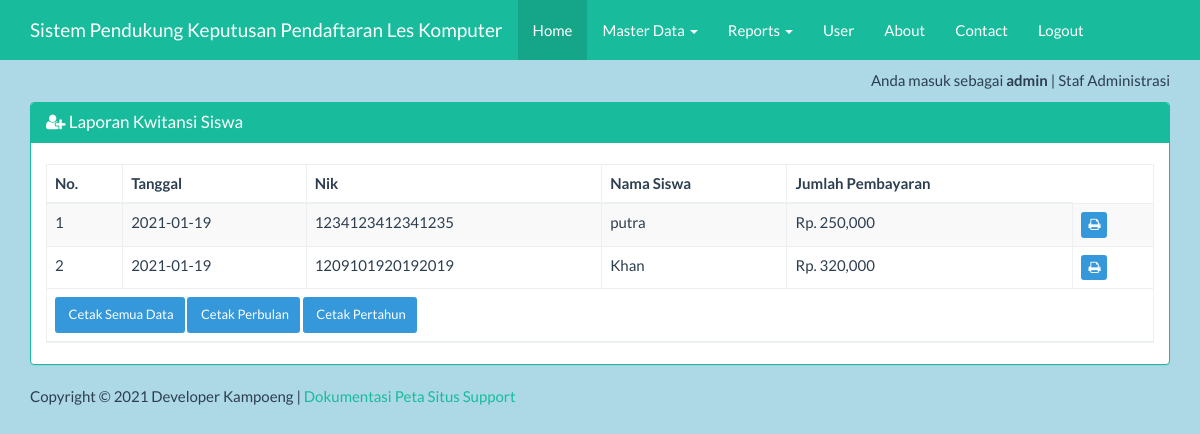
Screenshot of /index_admin.php?page=kwitansi&actions=report (signed in) with the database file from the repository.
### tables this page shows
CREATE TABLE `tb_kwitansi` (
  `id_kwitansi` int(11) NOT NULL,
  `tanggal` date NOT NULL,
  `nik` varchar(25) NOT NULL,
  `jumlah_pembayaran` int(20) NOT NULL
);

CREATE TABLE `tb_siswa` (
  `id` int(11) NOT NULL,
  `nik` varchar(50) NOT NULL,
  `nama_siswa` varchar(25) NOT NULL,
  `alamat` varchar(20) NOT NULL,
  `no_hp` varchar(12) NOT NULL,
  `jenis_kelamin` varchar(25) NOT NULL
);

### views/kwitansi_report.php (the view, shortened to what this page needs)
<div class="container">
    <div class="row">
        <div class="col-xs-12">
            <div class="panel panel-success">
                <div class="panel-heading">
                    <h3 class="panel-title"><span class="fa fa-user-plus"></span> Laporan Kwitansi Siswa</h3>
                </div>
                <div class="panel-body">
                    <table id="dtskripsi" class="table table-bordered table-striped table-hover">
                        <thead>
                           <tr>
                                <th>No.</th>
                                <th>Tanggal</th>
                                <th>Nik</th>
                                <th>Nama Siswa</th>
                                <th>Jumlah Pembayaran</th>
                            </tr>
                        </thead>
                        <tbody>
                            <?php
                            $sql = "SELECT * FROM tb_kwitansi tk inner join tb_siswa ts on tk.nik=ts.nik";
                            $query = mysqli_query($koneksi, $sql) or die("SQL Anda Salah");
                            $nomor = 0;
                            while ($data = mysqli_fetch_array($query)) {
                                $nomor++;
                                ?>
                                <tr>
                                    <td><?= $nomor ?></td>
                                    <td><?= $data['tanggal'] ?></td>
                                    <td><?= $data['nik'] ?></td>
                                    <td><?= $data['nama_siswa'] ?></td>
                                    <td>Rp. <?= number_format($data['jumlah_pembayaran']) ?></td>
                                    <td>
                                        <a href="report/kwitansi_satu.php?id=<?= $data['id_kwitansi'] ?>" target="_blank" class="btn btn-info btn-xs">
                                            <span class="fa fa-print"></span>
                                        </a>
                                    </td>
                                </tr>
                            <?php } ?>
                        </tbody>
                        <tfoot>
                            <tr>
                                <td colspan="9">
                                    <a href="report/kwitansi_semua.php" target="_blank" class="btn btn-info btn-sm">
                                        <span class="fa fa_print"></span> Cetak Semua Data
                                    </a>
                                    <a href="#cetak_perbulan" class="btn btn-info btn-sm">
                                        <span class="fa fa_print"></span> Cetak Perbulan
                                    </a>
                                    <a href="#cetak_pertahun" class="btn btn-info btn-sm">
                                        <span class="fa fa_print"></span> Cetak Pertahun
                                    </a>
                                </td>
                            </tr>
                        </tfoot>
                    </table>
                </div>
            </div>
        </div>
    </div>
</div>

### index_admin.php (style rules this page uses)
body { margin-top:70px; background-color: lightblue; }

### rows the page displays
tb_kwitansi: tanggal "2021-01-19", tb_siswa.nik "1234123412341235", tb_siswa.nama_siswa "putra", jumlah_pembayaran "250,000"
tb_kwitansi: tanggal "2021-01-19", tb_siswa.nik "1209101920192019", tb_siswa.nama_siswa "Khan", jumlah_pembayaran "320,000"

### other values shown
$_SESSION['username'] "admin"
$_SESSION['ket'] "Staf Administrasi"
